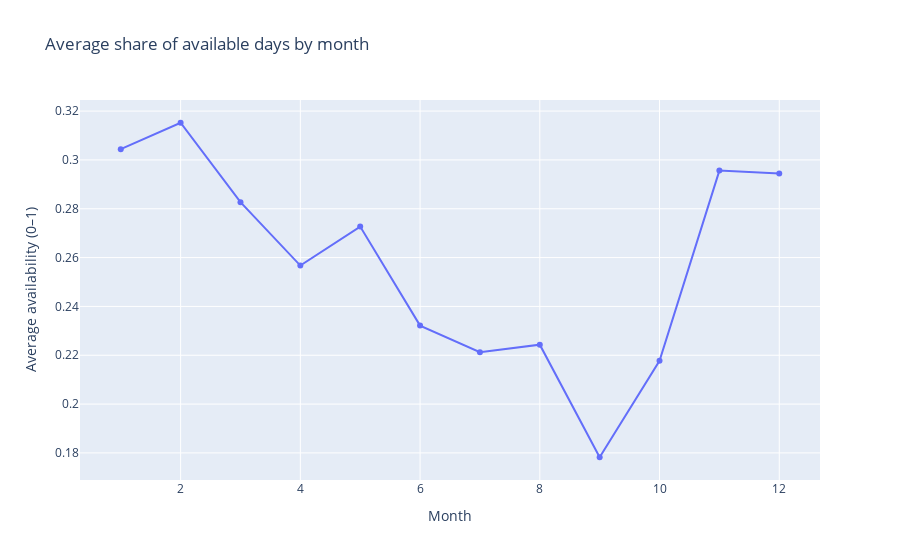

Here is the notebook cell this chart was saved with:
### Markdown cell above
## Additional Plot 4 – Monthly availability pattern

We visualize how the average availability changes across months.
This reveals seasonality in demand and occupancy.

### Code cell
cal_month = (
    calendar_feat
    .groupby("month")["available_flag"]
    .mean()
    .reset_index()
    .sort_values("month")
)

fig = px.line(
    cal_month,
    x="month",
    y="available_flag",
    markers=True,
    title="Average share of available days by month"
)
fig.update_layout(xaxis_title="Month", yaxis_title="Average availability (0–1)")
fig.show()

### Figure 1 — Plotly figure (JSON) as saved in the notebook; plotly's stock layout.template omitted (floating-point values rounded to 4 significant figures)
{"data": [{"hovertemplate": "month=%{x}<br>available_flag=%{y}<extra></extra>", "legendgroup": "", "line": {"color": "#636efa", "dash": "solid"}, "marker": {"symbol": "circle"}, "mode": "lines+markers", "name": "", "orientation": "v", "showlegend": false, "type": "scatter", "x": [1, 2, 3, 4, 5, 6, 7, 8, 9, 10, 11, 12], "xaxis": "x", "y": [0.3044, 0.3152, 0.2827, 0.2567, 0.2727, 0.2321, 0.2213, 0.2243, 0.1782, 0.2178, 0.2956, 0.2944], "yaxis": "y"}], "layout": {"legend": {"tracegroupgap": 0}, "title": {"text": "Average share of available days by month"}, "xaxis": {"anchor": "y", "domain": [0, 1], "title": {"text": "Month"}}, "yaxis": {"anchor": "x", "domain": [0, 1], "title": {"text": "Average availability (0–1)"}}}}
